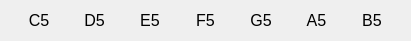
        <widget class="QWidget" name="layoutWidget_2">
         <property name="geometry">
          <rect>
           <x>103</x>
           <y>207</y>
           <width>411</width>
           <height>23</height>
          </rect>
         </property>
         <layout class="QHBoxLayout" name="whiteNoteLabels2">
          <property name="spacing">
           <number>0</number>
          </property>
          <property name="sizeConstraint">
           <enum>QLayout::SetDefaultConstraint</enum>
          </property>
          <item>
           <widget class="QLabel" name="cLabel2">
            <property name="font">
             <font>
              <family>Segoe UI</family>
              <pointsize>12</pointsize>
             </font>
            </property>
            <property name="text">
             <string>C5</string>
            </property>
            <property name="alignment">
             <set>Qt::AlignCenter</set>
            </property>
           </widget>
          </item>
          <item>
           <widget class="QLabel" name="dLabel2">
            <property name="font">
             <font>
              <family>Segoe UI</family>
              <pointsize>12</pointsize>
             </font>
            </property>
            <property name="text">
             <string>D5</string>
            </property>
            <property name="alignment">
             <set>Qt::AlignCenter</set>
            </property>
           </widget>
          </item>
          <item>
           <widget class="QLabel" name="eLabel2">
            <property name="font">
             <font>
              <family>Segoe UI</family>
              <pointsize>12</pointsize>
             </font>
            </property>
            <property name="text">
             <string>E5</string>
            </property>
            <property name="alignment">
             <set>Qt::AlignCenter</set>
            </property>
           </widget>
          </item>
          <item>
           <widget class="QLabel" name="fLabel2">
            <property name="font">
             <font>
              <family>Segoe UI</family>
              <pointsize>12</pointsize>
             </font>
            </property>
            <property name="text">
             <string>F5</string>
            </property>
            <property name="alignment">
             <set>Qt::AlignCenter</set>
            </property>
           </widget>
          </item>
          <item>
           <widget class="QLabel" name="gLabel2">
            <property name="font">
             <font>
              <family>Segoe UI</family>
              <pointsize>12</pointsize>
             </font>
            </property>
            <property name="text">
             <string>G5</string>
            </property>
            <property name="alignment">
             <set>Qt::AlignCenter</set>
            </property>
           </widget>
          </item>
          <item>
           <widget class="QLabel" name="aLabel2">
            <property name="font">
             <font>
              <family>Segoe UI</family>
              <pointsize>12</pointsize>
             </font>
            </property>
            <property name="text">
             <string>A5</string>
            </property>
            <property name="alignment">
             <set>Qt::AlignCenter</set>
            </property>
           </widget>
          </item>
          <item>
           <widget class="QLabel" name="bLabel2">
            <property name="font">
             <font>
              <family>Segoe UI</family>
              <pointsize>12</pointsize>
             </font>
            </property>
            <property name="text">
             <string>B5</string>
            </property>
            <property name="alignment">
             <set>Qt::AlignCenter</set>
            </property>
           </widget>
          </item>
         </layout>
        </widget>
